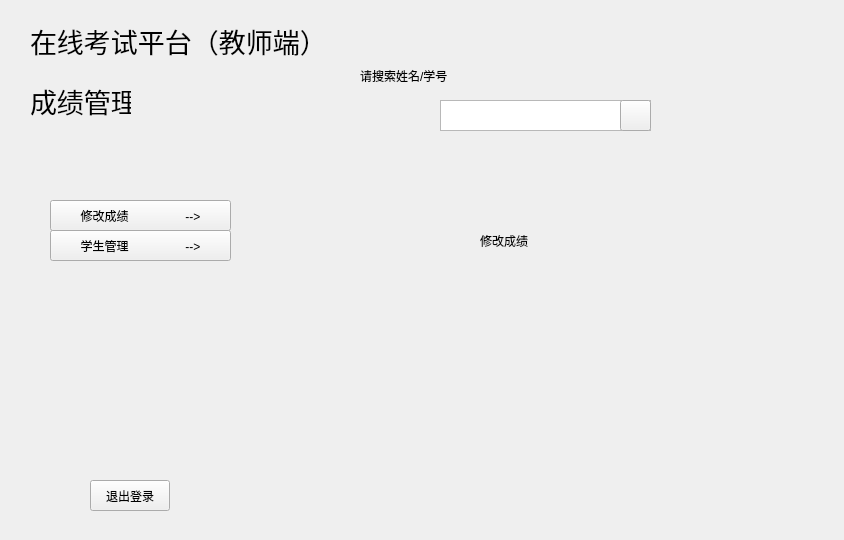
<?xml version="1.0" encoding="UTF-8"?>
<ui version="4.0">
 <class>teachermanage</class>
 <widget class="QWidget" name="teachermanage">
  <property name="geometry">
   <rect>
    <x>0</x>
    <y>0</y>
    <width>844</width>
    <height>540</height>
   </rect>
  </property>
  <property name="windowTitle">
   <string>Form</string>
  </property>
  <widget class="QPushButton" name="changegrade">
   <property name="geometry">
    <rect>
     <x>50</x>
     <y>200</y>
     <width>181</width>
     <height>31</height>
    </rect>
   </property>
   <property name="text">
    <string>修改成绩                 --&gt;</string>
   </property>
   <property name="checkable">
    <bool>true</bool>
   </property>
   <property name="autoExclusive">
    <bool>true</bool>
   </property>
  </widget>
  <widget class="QPushButton" name="manage">
   <property name="geometry">
    <rect>
     <x>50</x>
     <y>230</y>
     <width>181</width>
     <height>31</height>
    </rect>
   </property>
   <property name="text">
    <string>学生管理                 --&gt;</string>
   </property>
   <property name="checkable">
    <bool>true</bool>
   </property>
   <property name="autoExclusive">
    <bool>true</bool>
   </property>
  </widget>
  <widget class="QStackedWidget" name="stackedWidget">
   <property name="geometry">
    <rect>
     <x>360</x>
     <y>60</y>
     <width>431</width>
     <height>401</height>
    </rect>
   </property>
   <property name="currentIndex">
    <number>0</number>
   </property>
   <widget class="QWidget" name="page_1">
    <widget class="QLabel" name="label_4">
     <property name="geometry">
      <rect>
       <x>120</x>
       <y>140</y>
       <width>81</width>
       <height>81</height>
      </rect>
     </property>
     <property name="text">
      <string>修改成绩</string>
     </property>
    </widget>
    <widget class="QTextEdit" name="search">
     <property name="geometry">
      <rect>
       <x>80</x>
       <y>40</y>
       <width>211</width>
       <height>31</height>
      </rect>
     </property>
    </widget>
    <widget class="QPushButton" name="find">
     <property name="geometry">
      <rect>
       <x>260</x>
       <y>40</y>
       <width>31</width>
       <height>31</height>
      </rect>
     </property>
     <property name="text">
      <string/>
     </property>
    </widget>
    <widget class="QLabel" name="label_6">
     <property name="geometry">
      <rect>
       <x>0</x>
       <y>0</y>
       <width>121</width>
       <height>31</height>
      </rect>
     </property>
     <property name="text">
      <string>请搜索姓名/学号</string>
     </property>
    </widget>
   </widget>
   <widget class="QWidget" name="page_2">
    <widget class="QLabel" name="label_5">
     <property name="geometry">
      <rect>
       <x>170</x>
       <y>150</y>
       <width>71</width>
       <height>51</height>
      </rect>
     </property>
     <property name="text">
      <string/>
     </property>
    </widget>
    <widget class="QPushButton" name="resetPassword">
     <property name="geometry">
      <rect>
       <x>290</x>
       <y>90</y>
       <width>91</width>
       <height>31</height>
      </rect>
     </property>
     <property name="text">
      <string>重置密码</string>
     </property>
    </widget>
    <widget class="QLabel" name="label_7">
     <property name="geometry">
      <rect>
       <x>0</x>
       <y>0</y>
       <width>121</width>
       <height>31</height>
      </rect>
     </property>
     <property name="text">
      <string>请搜索姓名/学号</string>
     </property>
    </widget>
    <widget class="QTextEdit" name="search2">
     <property name="geometry">
      <rect>
       <x>80</x>
       <y>40</y>
       <width>211</width>
       <height>31</height>
      </rect>
     </property>
    </widget>
    <widget class="QPushButton" name="find_2">
     <property name="geometry">
      <rect>
       <x>260</x>
       <y>40</y>
       <width>31</width>
       <height>31</height>
      </rect>
     </property>
     <property name="text">
      <string/>
     </property>
    </widget>
    <widget class="QPushButton" name="grade">
     <property name="geometry">
      <rect>
       <x>190</x>
       <y>90</y>
       <width>91</width>
       <height>31</height>
      </rect>
     </property>
     <property name="text">
      <string>查看成绩</string>
     </property>
    </widget>
   </widget>
  </widget>
  <widget class="QLabel" name="label">
   <property name="geometry">
    <rect>
     <x>30</x>
     <y>10</y>
     <width>291</width>
     <height>61</height>
    </rect>
   </property>
   <property name="font">
    <font>
     <pointsize>20</pointsize>
    </font>
   </property>
   <property name="text">
    <string>在线考试平台（教师端）</string>
   </property>
  </widget>
  <widget class="QLabel" name="label_2">
   <property name="geometry">
    <rect>
     <x>30</x>
     <y>70</y>
     <width>101</width>
     <height>61</height>
    </rect>
   </property>
   <property name="font">
    <font>
     <pointsize>20</pointsize>
    </font>
   </property>
   <property name="text">
    <string>成绩管理</string>
   </property>
  </widget>
  <widget class="QPushButton" name="Return">
   <property name="geometry">
    <rect>
     <x>90</x>
     <y>480</y>
     <width>80</width>
     <height>31</height>
    </rect>
   </property>
   <property name="text">
    <string>退出登录</string>
   </property>
  </widget>
 </widget>
 <resources/>
 <connections/>
</ui>
